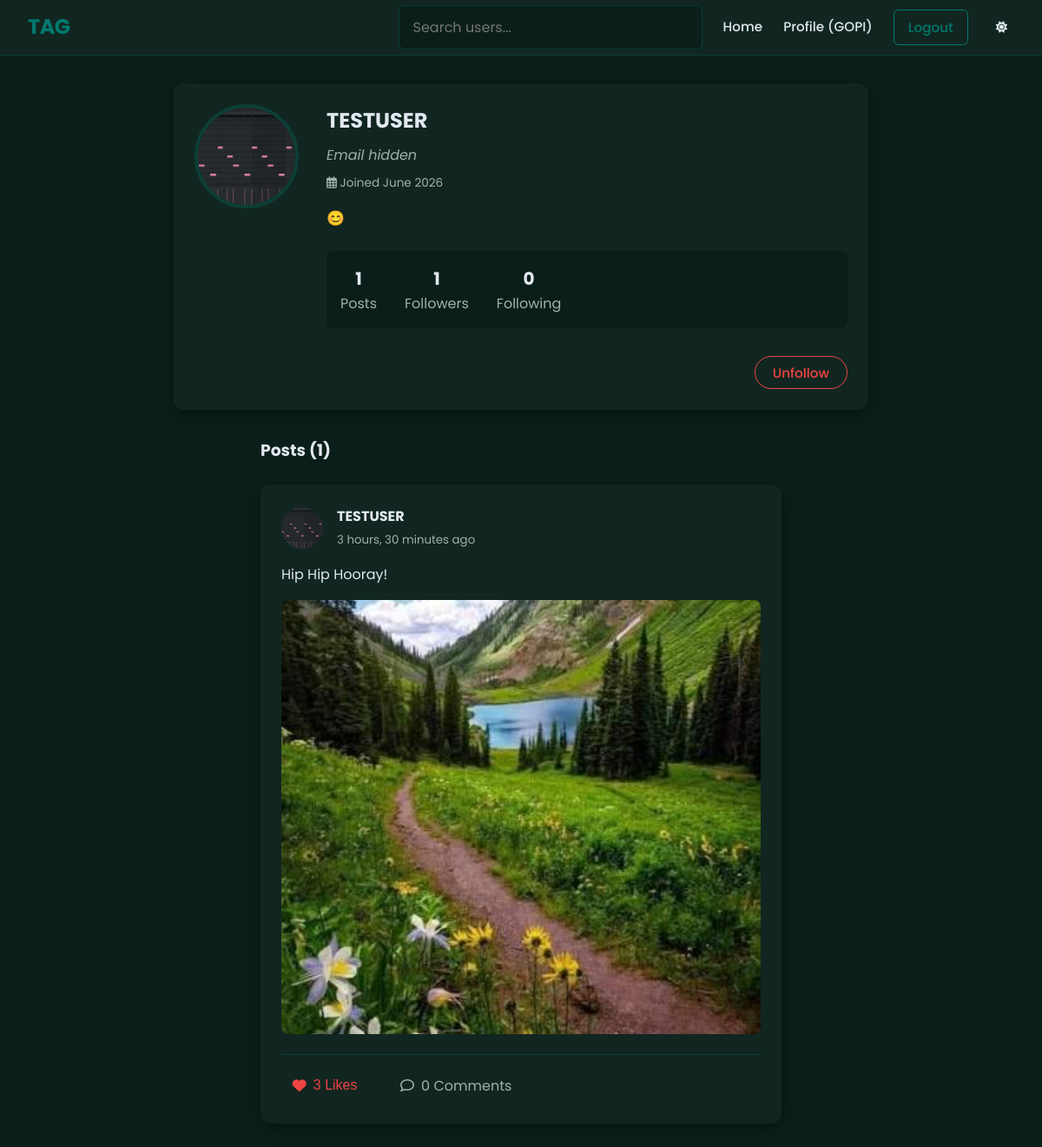
The app's page /users/profile/TESTUSER/ (signed in) with its own data.
### users/models.py (models this page shows, shortened)
class UserProfile(models.Model):
    user = models.OneToOneField(User, on_delete=models.CASCADE)
    profile_picture = models.ImageField(default='default.jpg', upload_to='profile_pics')
    bio = models.TextField(max_length=500, blank=True)
    show_email = models.BooleanField(default=False)
    created_at = models.DateTimeField(auto_now_add=True)

### posts/models.py (models this page shows, shortened)
class Post(models.Model):
    author = models.ForeignKey(User, on_delete=models.CASCADE, related_name='posts')
    content = models.TextField(max_length=500)
    image = models.ImageField(upload_to='post_images', blank=True, null=True)
    created_at = models.DateTimeField(auto_now_add=True)
    updated_at = models.DateTimeField(auto_now=True)
    class Meta:
        ordering = ['-created_at']

### users/views.py (the view)
# urls.py: path('profile/', views.profile_view, name='profile'),
@login_required
def profile_view(request, username=None):
    if username:
        profile_user = get_object_or_404(User.objects.select_related('userprofile'), username=username)
    else:
        profile_user = request.user
    user_posts = profile_user.posts.select_related('author', 'author__userprofile').prefetch_related('comments', 'likes').all()
    liked_post_ids = request.user.likes.values_list('post_id', flat=True) if request.user.is_authenticated else []
    is_following = False
    if request.user.is_authenticated and request.user != profile_user:
        is_following = request.user.following.filter(following=profile_user).exists()
    context = {
        'profile_user': profile_user,
        'posts': user_posts,
        'liked_post_ids': liked_post_ids,
        'is_following': is_following,
    }
    return render(request, 'users/profile.html', context)

### templates/users/profile.html (shortened to what this page needs)
{% extends 'base.html' %}
{% block content %}
<div class="card max-w-lg mb-2">
    <div class="flex-row items-start gap-2 mb-2 profile-header-container">
        <img src="{{ profile_user.userprofile.profile_picture.url }}" alt="{{ profile_user.username }}" class="profile-avatar">
        <div class="w-full text-left">
            <h2 class="mb-05">{{ profile_user.username }}</h2>
            {% if request.user == profile_user or profile_user.userprofile.show_email %}
                <p class="text-muted mb-05">{{ profile_user.email }}</p>
            {% else %}
                <p class="text-muted mb-05" style="font-style: italic;">Email hidden</p>
            {% endif %}
            <p class="text-muted mb-1 text-sm"><i class="far fa-calendar-alt"></i> Joined {{ profile_user.date_joined|date:"F Y" }}</p>
            <p class="mb-15" style="font-size: 1.05rem;">{{ profile_user.userprofile.bio|default:"No bio available." }}</p>
            <div class="profile-stats-grid">
                <div class="profile-stat-item"><strong>{{ posts.count }}</strong> Posts</div>
                <a href="{% url 'followers_list' profile_user.username %}" class="profile-stat-item"><strong>{{ profile_user.followers.count }}</strong> Followers</a>
                <a href="{% url 'following_list' profile_user.username %}" class="profile-stat-item"><strong>{{ profile_user.following.count }}</strong> Following</a>
            </div>
        </div>
    </div>
    <div class="text-right profile-actions">
        {% if user == profile_user %}
            <a href="{% url 'edit_profile' %}" class="btn btn-primary btn-pill">Edit Profile</a>
        {% elif user.is_authenticated %}
            <form action="{% url 'user_follow_toggle' profile_user.username %}" method="POST" style="display: inline-block;">
                {% if is_following %}
                    <button type="submit" class="btn btn-outline btn-pill" style="border-color: #ef4444; color: #ef4444;">Unfollow</button>
                {% else %}
                    <button type="submit" class="btn btn-primary btn-pill">Follow</button>
                {% endif %}
            </form>
        {% endif %}
    </div>
</div>
<div class="max-w-md mt-2">
    <h3 class="mb-15">Posts ({{ posts.count }})</h3>
    {% for post in posts %}
    <div class="card mb-15">
        <div class="flex-row justify-between items-start mb-1">
            <div class="flex-row items-center gap-1">
                <img src="{{ post.author.userprofile.profile_picture.url }}" alt="{{ post.author.username }}" class="avatar-sm">
                <div>
                    <h4 class="mb-0"><a href="{% url 'user_profile' post.author.username %}" class="no-underline text-primary">{{ post.author.username }}</a></h4>
                    <small class="text-muted">{{ post.created_at|timesince }} ago</small>
                </div>
            </div>
        </div>
        <p class="mb-1" style="white-space: pre-wrap;">{{ post.content }}</p>
        {% if post.image %}
        <img src="{{ post.image.url }}" alt="Post image" class="post-image">
        {% endif %}
        <div class="flex-row items-center gap-15" style="border-top: 1px solid var(--border-color); padding-top: 1rem;">
            <form action="{% url 'post_like_toggle' post.id %}" method="POST" class="mb-0">
                <button type="submit" class="post-action-btn {% if post.id in liked_post_ids %}liked{% endif %}">
                    {% if post.id in liked_post_ids %}
                        <i class="fas fa-heart"></i>
                    {% else %}
                        <i class="far fa-heart"></i>
                    {% endif %}
                    <span>{{ post.likes.count }} Likes</span>
                </button>
            </form>
            <a href="{% url 'post_detail' post.id %}" class="post-action-btn">
                <i class="far fa-comment"></i>
                <span>{{ post.comments.count }} Comments</span>
            </a>
        </div>
    </div>
    {% empty %}
    <p class="text-center text-muted">No posts available.</p>
    {% endfor %}
</div>
{% endblock content %}

### templates/base.html (shortened to what this page needs)
{% load static %}
<!DOCTYPE html>
<html lang="en" data-theme="dark">
<head>
    <link rel="stylesheet" href="https://cdnjs.cloudflare.com/ajax/libs/font-awesome/6.4.0/css/all.min.css">
    <link rel="stylesheet" href="{% static 'css/style.css' %}">
</head>
<body>
    <nav class="navbar">
        <div class="nav-brand">
            <a href="{% url 'home' %}">TAG</a>
        </div>
        <div class="nav-links">
            {% if user.is_authenticated %}
            <form action="{% url 'user_search' %}" method="GET" class="mb-0">
                <input type="text" name="q" placeholder="Search users..." class="form-control search-input">
            </form>
            {% endif %}
            <a href="{% url 'home' %}" class="nav-link">Home</a>
            {% if user.is_authenticated %}
                <a href="{% url 'profile' %}" class="nav-link">Profile ({{ user.username }})</a>
                <form action="{% url 'logout' %}" method="post" class="mb-0">
                    <button type="submit" class="btn btn-outline">Logout</button>
                </form>
            {% else %}
                <a href="{% url 'login' %}" class="nav-link">Login</a>
                <a href="{% url 'register' %}" class="btn btn-primary">Register</a>
            {% endif %}
            <button id="theme-toggle" class="theme-toggle" aria-label="Toggle Theme">
                <i class="fas fa-sun"></i>
            </button>
        </div>
    </nav>
    <main class="main-content">
        {% block content %}
        {% endblock content %}
    </main>
</body>
</html>

### static/css/style.css (style rules this page uses)
:root { --bg-color: #F8FAFC; --card-bg: #FFFFFF; --text-primary: #1E293B; --text-secondary: #475569; --primary-color: #01796F; --primary-hover: #01524B; --border-color: rgba(1, 121, 111, 0.15); --shadow-sm: 0 2px 8px rgba(0, 0, 0, 0.04); --shadow-md: 0 4px 20px rgba(0, 0, 0, 0.05); --transition-speed: 0.3s; }
[data-theme="dark"] { --bg-color: #0B1F1A; --card-bg: #112620; --text-primary: #E2E8F0; --text-secondary: #A0B2AC; --border-color: rgba(1, 121, 111, 0.3); --shadow-sm: 0 2px 8px rgba(0, 0, 0, 0.2); --shadow-md: 0 4px 20px rgba(0, 0, 0, 0.3); }
* { margin: 0; padding: 0; box-sizing: border-box; }
body { font-family: 'Poppins', sans-serif; background-color: var(--bg-color); color: var(--text-primary); transition: background-color var(--transition-speed), color var(--transition-speed); line-height: 1.6; }
.navbar { position: fixed; top: 0; left: 0; right: 0; height: 64px; background-color: var(--card-bg); border-bottom: 1px solid var(--border-color); display: flex; align-items: center; justify-content: space-between; padding: 0 2rem; z-index: 1000; transition: background-color var(--transition-speed), border-color var(--transition-speed); }
.nav-brand a { font-size: 1.5rem; font-weight: 700; color: var(--primary-color); text-decoration: none; letter-spacing: -0.5px; }
.nav-links { display: flex; align-items: center; gap: 1.5rem; }
.nav-link { color: var(--text-primary); text-decoration: none; font-weight: 500; font-size: 0.95rem; transition: color 0.2s; }
.btn { display: inline-block; padding: 0.5rem 1rem; border-radius: 6px; font-weight: 500; text-decoration: none; transition: all 0.2s; cursor: pointer; border: none; font-family: inherit; font-size: 0.95rem; }
.btn-outline { background-color: transparent; color: var(--primary-color); border: 1px solid var(--primary-color); }
.btn-pill { border-radius: 9999px; padding: 0.4rem 1.25rem; }
.theme-toggle { background: none; border: none; color: var(--text-primary); cursor: pointer; padding: 0.5rem; display: flex; align-items: center; justify-content: center; border-radius: 50%; transition: background-color 0.2s; }
.main-content { margin-top: 64px; min-height: calc(100vh - 64px); padding: 2rem; }
.flex-row { display: flex; flex-direction: row; }
.items-center { align-items: center; }
.items-start { align-items: flex-start; }
.justify-between { justify-content: space-between; }
.gap-1 { gap: 1rem; }
.gap-15 { gap: 1.5rem; }
.gap-2 { gap: 2rem; }
.text-right { text-align: right; }
.text-muted { color: var(--text-secondary); }
.text-primary { color: var(--text-primary); }
.text-sm { font-size: 0.85rem; }
.mb-0 { margin-bottom: 0; }
.mb-05 { margin-bottom: 0.5rem; }
.mb-1 { margin-bottom: 1rem; }
.mb-15 { margin-bottom: 1.5rem; }
.mb-2 { margin-bottom: 2rem; }
.mt-2 { margin-top: 2rem; }
.w-full { width: 100%; }
.max-w-md { max-width: 600px; margin-left: auto; margin-right: auto; }
.max-w-lg { max-width: 800px; margin-left: auto; margin-right: auto; }
.no-underline { text-decoration: none; }
.card { background-color: var(--card-bg); border-radius: 12px; box-shadow: var(--shadow-md); padding: 1.5rem; transition: transform 0.3s ease, box-shadow 0.3s ease; }
.form-control { width: 100%; padding: 0.75rem 1rem; border-radius: 6px; border: 1px solid var(--border-color); background-color: var(--bg-color); color: var(--text-primary); font-family: inherit; font-size: 1rem; transition: border-color 0.2s, box-shadow 0.2s; }
.profile-avatar { width: 120px; height: 120px; border-radius: 50%; object-fit: cover; border: 4px solid var(--border-color); }
.avatar-sm { width: 48px; height: 48px; border-radius: 50%; object-fit: cover; }
.profile-stats-grid { display: flex; gap: 2rem; align-items: center; justify-content: flex-start; padding: 1rem; background-color: var(--bg-color); border-radius: 8px; }
.profile-stat-item { text-align: center; color: var(--text-secondary); text-decoration: none; transition: color 0.2s; }
.profile-stat-item strong { color: var(--text-primary); display: block; font-size: 1.25rem; }
.post-action-btn { background: none; border: none; cursor: pointer; display: flex; align-items: center; gap: 0.5rem; font-size: 1rem; color: var(--text-secondary); transition: transform 0.2s, color 0.2s, background-color 0.2s; padding: 0.4rem 0.8rem; border-radius: 9999px; text-decoration: none; }
.post-action-btn.liked { color: #ef4444; }
.post-image { max-width: 100%; border-radius: 8px; margin-bottom: 1rem; max-height: 500px; object-fit: cover; width: 100%; }

### records on screen
Post: author.userprofile.profile_picture (picture), author.username "TESTUSER", created_at "3 hours, 30 minutes", content "Hip Hip Hooray!", image (picture), likes.count "3", comments.count "0"

### other values on screen
{{ user.username }} "GOPI"
{{ profile_user.username }} "TESTUSER"
{{ profile_user.date_joined|date:"F Y" }} "June 2026"
{{ profile_user.userprofile.bio|default:"No bio available." }} "😊"
{{ posts.count }} "1"
{{ profile_user.followers.count }} "1"
{{ profile_user.following.count }} "0"
